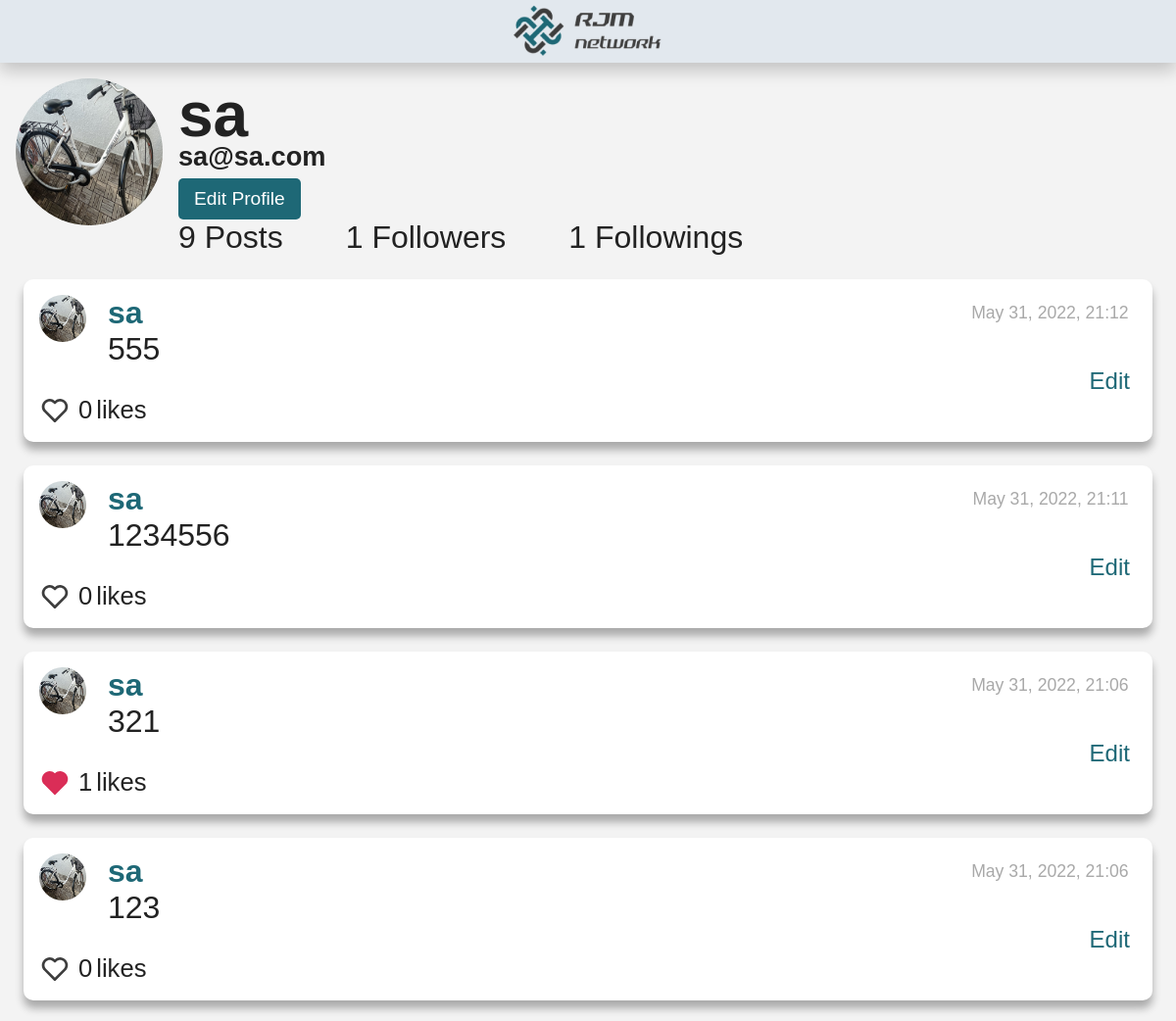
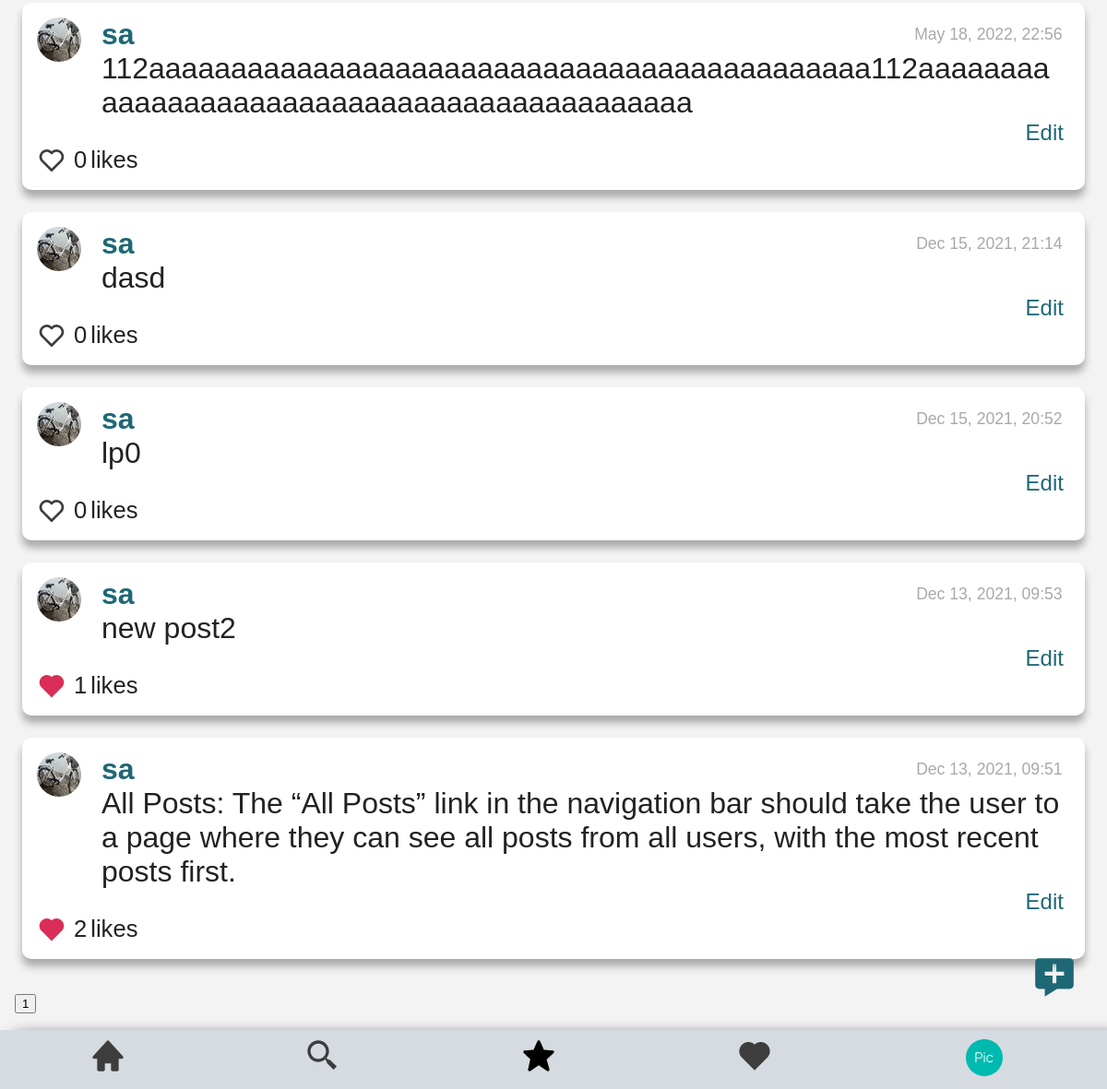
/profile/1 (signed in), run on an earlier commit of the app's database (2 pictures, top to bottom).
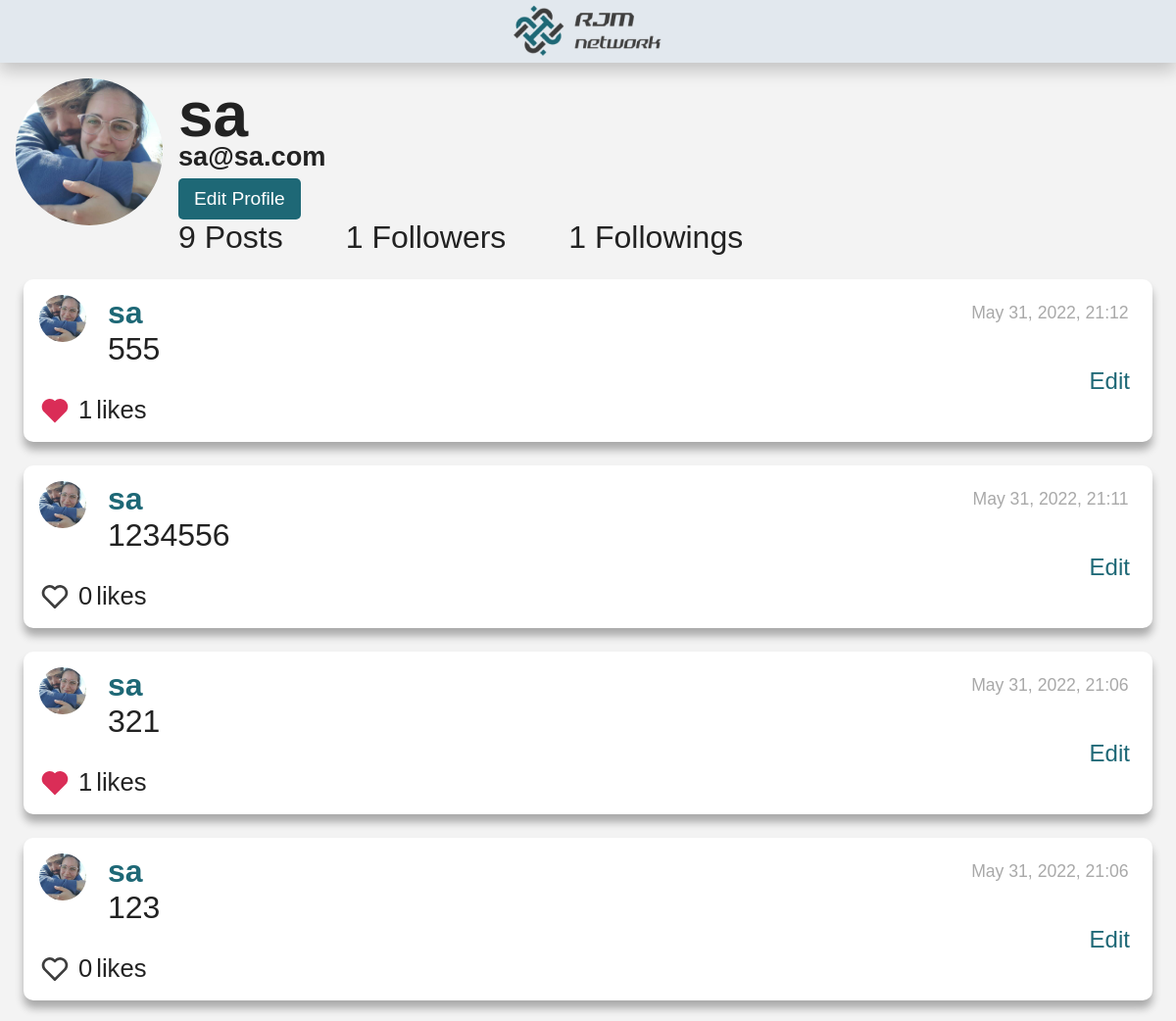
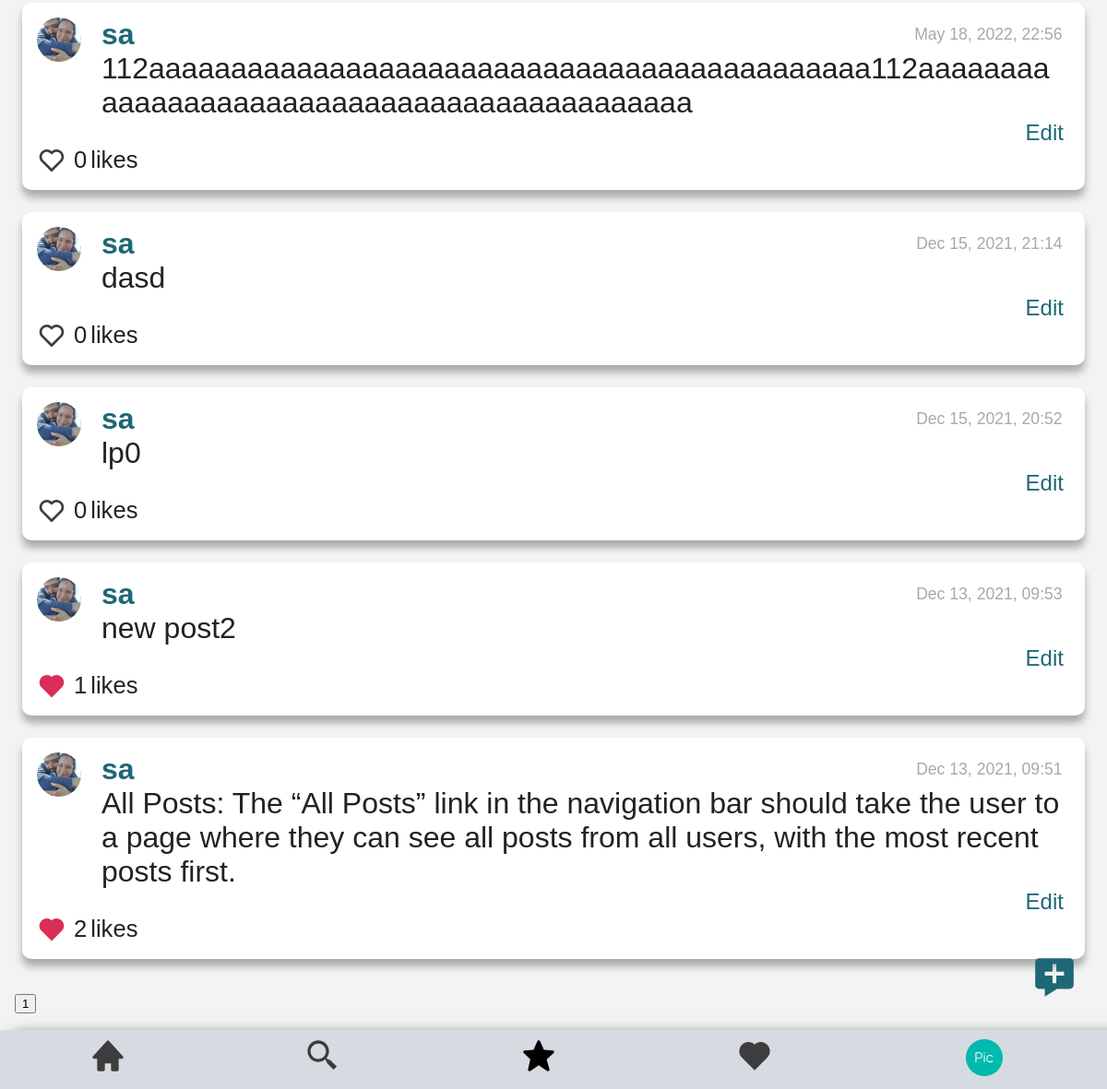
And on a later commit of the database (2 pictures, top to bottom).
### network/models.py (models this page shows, shortened)
class User(AbstractUser):
    header_image = models.ImageField(null=True, blank=True, upload_to="images/")
    pass

class Followers(models.Model):
    id = models.AutoField(primary_key=True)
    followed = models.ForeignKey(User, on_delete=models.CASCADE, related_name="user_followed", default=0)
    follower = models.ManyToManyField(User, related_name="user_follower")
    def __str__(self):
        return f"{self.id}: The user {self.followed} number {self.followed.id} is followed by {self.follower.all()}."

class NewPost(models.Model):
    poster = models.ForeignKey(User, on_delete=models.PROTECT, related_name="posts_posted")
    description = models.TextField(blank=False)
    date_added = models.DateTimeField(auto_now_add=True)

### network/views.py (the view)
# urls.py: path("profile/<str:id_poster>", views.profile, name="profile"),
def profile(request, id_poster):
    if request.user.id:
        user_poster = User.objects.get(id=id_poster)
        try:
            followed_by = Followers.objects.filter(followed=id_poster)
        except Followers.DoesNotExist:
            followed_by = None
        followers_obj = Followers.objects.filter(follower__id=id_poster)
        followers=[]
        for follower in followers_obj:
            followers.append(follower.followed)
        profile_posts = NewPost.objects.filter(poster=id_poster)
        profile_posts = profile_posts.order_by("-date_added")
        id_poster=int(id_poster)
        total_posts=profile_posts.count()
        profile_posts=profile_posts[:10]
        total_pages=math.ceil(total_posts/10)
        list_total_pages = []
        for i in range(2, total_pages+1):
            list_total_pages.append(i)
        user_following = followed_by.filter(follower__id=request.user.id)
        if(user_following):
            user_following="Unfollow"
        else:
            user_following="Follow"
        all_likers = Likers.objects.all()
        for post in profile_posts:
            post.date_added = (post.date_added.strftime("%b %d, %Y, %H:%M"))
            post.number_likes=0
            likers = all_likers.filter(post=post.id)
            likers_id = []
            for each_liker in likers:
                post.likers = each_liker.liker.all()
                post.number_likes = each_liker.liker.count()
                for each in each_liker.liker.all():
                    likers_id.append(each.id)
                post.likers_id = likers_id
        return render(request, "network/profile.html", {
            "poster":user_poster,
            "followed_by":followed_by,
            "followers":followers,
            "profile_posts":profile_posts,
            "user_following":user_following,
            "list_total_pages":list_total_pages,
        })
    else:
        return render(request, "network/register.html")

### network/templates/network/profile.html (shortened to what this page needs)
{% extends "network/layout.html" %}
{% load static %}
{% block body %}
    <div id="profile_view">
        <div id="profile-flex-order">
            <div id="profile-flex-order-child1">
                <img id="profile_view_picture" alt="Image not found" src="/media/{{ poster.header_image }}" >
            </div>
            <div id="profile-flex-order-child2">
                <h2 id="profile_poster">{{poster}}</h2>
                <h6 id="profile_poster">{{poster.email}}</h6>
                    {% if poster.id != user.id  and user.is_authenticated%}
                        <button id="follow-btn" class="page_button" onclick="follow('{{poster.id}}', '{{user.id}}', '{{followed_by}}')" value='{{user_following}}'>{{user_following}}</button>
                        <button style="display:none;" id="edit-profile-btn" class="page_button" onclick="load_postbox('edit profile',null)" value='{{user_following}}'>Edit Profile</button>
                    {% else %}
                        <button id="edit-profile-btn" class="page_button" onclick="load_postbox('edit profile',null)" value='{{user_following}}'>Edit Profile</button>
                    {% endif %}
                <div id="profile-data-line">
                    {{profile_posts.count}} Posts
                    {% if followed_by %}
                        {% for follow in followed_by %}
                            <div><span id="profile_followers_count" class="no-button">{{ follow.follower.all.count }}</span> Followers</div>
                        {% endfor %}
                    {% endif %}
                    {% if followers %}
                        {{ followers|length }}
                        {% if followers|length > 1 %} Followings
                        {% else %} Followings
                        {% endif %}
                    {% else %}
                        0 Followings
                    {% endif %}
                </div>
            </div>
        </div>
        <div id="all_posts_view">
            <div id="page_0">
                {% if profile_posts %}
                    {% for post in profile_posts %}
                        <div  id="posts_style">
                            <div id="posts-flex-order">
                                <div id="posts-flex-order-child1">
                                    <img class="posts_profile_picture" alt="Image not found" src="/media/{{ poster.header_image }}" height="50px">
                                </div>
                                <div id="posts-flex-order-child2">
                                    <div id="posts-first-line">
                                        <a id="profile"  href="profile/{{ post.poster.id }}">{{ post.poster }}</a>
                                        <div id="post-{{post.date_added}}" class="date_post"> {{ post.date_added }}</div>
                                    </div>
                                    <div id="post-description-{{post.id}}" class="description_post"> {{ post.description }} </div>
                                    {% if post.poster.id == user.id %}
                                        <div id="edit" onclick="edit_field('{{ post.id }}')">Edit</div>
                                    {% endif %}
                                </div>
                            </div>
                            <div id="like_complete">
                                {% if user.id in post.likers_id %}
                                    <button class="yes_button" id="like-btn-{{post.id}}" value="heart_full" onclick="like('{{ post.id }}')">
                                        <svg id="heart-img-{{ post.id }}" alt="jacket" width="40" height="40" viewBox="0 0 40 40" fill="none" xmlns="http://www.w3.org/2000/svg">
                                            <path d="M33.6751 7.9851C32.7561 7.05963 31.6632 6.32493 30.4593 5.82324C29.2555 5.32155 27.9643 5.06277 26.6601 5.06177C24.1931 5.06217 21.8162 5.98889 20 7.65843C18.1841 5.98861 15.8071 5.06185 13.34 5.06177C12.0343 5.06313 10.7417 5.3227 9.53661 5.82555C8.33155 6.3284 7.23783 7.06459 6.31838 7.99177C2.39672 11.9301 2.39838 18.0901 6.32172 22.0118L20 35.6901L33.6784 22.0118C37.6017 18.0901 37.6034 11.9301 33.6751 7.9851Z" fill="#DA2D57"/>
                                        </svg>
                                    </button>
                                {% else %}
                                    <button class="yes_button" id="like-btn-{{post.id}}" value="heart_empty"  onclick="like('{{ post.id }}')">
                                        <svg id="heart-img-{{ post.id }}" alt="jacket" width="40" height="40" viewBox="0 0 40 40" fill="none" xmlns="http://www.w3.org/2000/svg">
                                            <path d="M20 7.65843C18.1841 5.98861 15.8071 5.06185 13.34 5.06177C12.0343 5.06313 10.7417 5.3227 9.53661 5.82555C8.33155 6.3284 7.23783 7.06459 6.31838 7.99177C2.39672 11.9301 2.39838 18.0901 6.32172 22.0118L18.5417 34.2318C18.825 34.7301 19.3717 35.0518 20 35.0518C20.258 35.0493 20.5119 34.9863 20.7411 34.8679C20.9704 34.7495 21.1686 34.579 21.32 34.3701L33.6784 22.0118C37.6017 18.0884 37.6017 11.9301 33.675 7.9851C32.7561 7.05963 31.6632 6.32493 30.4593 5.82324C29.2555 5.32155 27.9643 5.06277 26.66 5.06177C24.1931 5.06217 21.8162 5.98889 20 7.65843ZM31.3184 10.3418C33.9234 12.9601 33.925 17.0501 31.3217 19.6551L20 30.9768L8.67838 19.6551C6.07505 17.0501 6.07672 12.9601 8.67505 10.3484C9.94172 9.08843 11.5984 8.3951 13.34 8.3951C15.0817 8.3951 16.7317 9.08843 17.9884 10.3451L18.8217 11.1784C18.9764 11.3333 19.16 11.4562 19.3622 11.5401C19.5644 11.6239 19.7812 11.6671 20 11.6671C20.2189 11.6671 20.4357 11.6239 20.6379 11.5401C20.8401 11.4562 21.0237 11.3333 21.1784 11.1784L22.0117 10.3451C24.5317 7.8301 28.8017 7.83677 31.3184 10.3418Z" fill="#3D3D3D"/>
                                        </svg>
                                    </button>
                                {% endif %}
                                <div id="like-count-{{post.id}}" class="d-inline-block">{{post.number_likes}} </div> likes
                            </div>
                        </div>
                    {% endfor %}
                    <div id="id_page_buttons">
                        <button id="selected_button" class="no-button" > 1 </button>
                    </div>
                {% else %}
                    <li>no post</li>
                {% endif %}
            </div>
        </div>
    </div>
{% endblock %}

### network/templates/network/layout.html (shortened to what this page needs)
{% load static %}
<!DOCTYPE html>
<html lang="en">
    <head>
        <link href="{% static 'network/styles.css' %}" rel="stylesheet">
    </head>
    <body>
        <header class="header">
            <img class="logo" src="{% static 'assets/logo1-removebg-preview 2.png' %}" alt="Logo_page">
        </header>
        <nav id="navbar" class="navbar navbar-expand-lg navbar-light bg-light">
            <a class="nav-link"  id="nav-home" href="{% url 'index'%}">
            </a>
            <div class="nav-link"  id="nav-search">
            </div>
            {% if user.is_authenticated %}
            <div class="new_post_button"  id="new_post">
            </div>
                <a class="nav-link" id="nav-following" href="{% url 'following' %}">
                </a>
                <a class="nav-link"  id="nav-liked-posts" href="{% url 'liked_posts'%}">
                </a>
                <div class="dropdown">
                    <button onclick="myFunction()" class="dropbtn" id="dropbtn-profile" >
                    </button>
                </div>
            {% else %}
                    <a class="nav-link" id="nav-link" href="{% url 'login' %}">Log In</a>
                    <a class="nav-link"  id="nav-link"href="{% url 'register' %}">Register</a>
            {% endif %}
        </nav>
        <div class="body">
            {% block body %}
            {% endblock %}
        </div>
    </body>
</html>

### network/static/network/styles.css (style rules this page uses)
#posts-flex-order { display: flex; flex-direction: row; }
#posts-flex-order-child1 { width: 70px; }
#posts-flex-order-child2 { width: 93%; display: flex; flex-direction: column; }
#posts-first-line { display: flex; flex-direction: row; align-items: center; justify-content: space-between; }
.posts_profile_picture { margin-right: .5rem; height: 1.5rem; width: 1.5rem; border-radius: 50%; }
#profile { font-weight:bold; }
.date_post { font-size: 55%; color:darkgray; }
.description_post { word-wrap: break-word; }
#edit { align-self:flex-end; font-size: 75%; width:40px; color: var(--link-color); }
#like_complete { display: flex; flex-direction: row; align-items: center; font-size: 80%; }
.yes_button { all: unset; height: 1rem; margin-right: 8px; cursor: pointer; }
.yes_button svg { width: 1rem; height: 1rem; }
.d-inline-block { margin-right: 4px; }
#profile-flex-order { display: flex; flex-direction: row; }
#profile-data-line { display: flex; flex-direction: row; width: 100%; gap: 2rem; }
#profile-flex-order-child2 { display: flex; flex-direction: column; justify-content: space-between; }
#profile-flex-order-child2 h2 { height: 2rem; }
#profile-flex-order-child2 h6 { margin-bottom: .2rem; }
#profile_view_picture { margin-right: .5rem; height: 150px; width: 150px; border-radius: 50%; }
.page_button { width: 3.9rem; height: 1.3rem; background-color: var(--link-color); color: var(--white-color); margin: 0; font-size: .6rem; border:0; border-radius: 5px; text-align: center; }
:root { --white-color: #ffffff; --black-color: #000000; --white-alpha-color: rgba(255, 255, 255, 0.5); --black-alpha-color: rgba(0, 0, 0, 0.3); --black-alpha-color2: rgba(0, 0, 0, 0.5); --gray-color: #ccc; --gray-dark-color: #555; --gray-light-color: #f3f3f3; --text-color: #222; --gray-blue: #D5DBE1; --gray-blue-2: #E2E8EE; --gray-light-2: #3d509f; --black-logo: #3D3D3D; --pink-color: #DA2D57; --yellow-color: #AAAD00; --blue-color: #0013C2; --green-color: #2B8800; --orange-color: #FF8A00; --pic-user-logued-color: #00BAAF; --link-color: #1E6876; --link-dark-color: #144852; --link-light-color: #2d9cb3; --font: "Ubuntu", sans-serif; --max-width: 1200px; --header-height: 2rem; --search-height: 1.3rem; }
html { box-sizing: border-box; font-family: var(--font); font-size: 2rem; scroll-behavior: smooth; }
*, *::after, *::before { box-sizing: inherit; }
body { margin: 0; overflow-x: hidden; color: var(--text-color); background-color: var(--gray-light-color); }
a { color: var(--link-color); text-decoration: none; transition: all ease-out; }
h2 { margin: 0; font-size: 2rem; }
h6 { margin: 0; font-size: 0.85rem; }
.header { position: fixed; left: 0; top: 0; width: 100%; height: var(--header-height); background-color: var(--gray-blue-2); color: var(--white-color); display: flex; justify-content: center; align-items: center; box-shadow: 0px 8px 16px 0px rgba(0,0,0,0.2); }
.navbar { position: fixed; left: 0; bottom: 0; width: 100%; height: var(--header-height); background-color: var(--gray-blue); display: flex; flex-direction: row; justify-content: space-around; align-items: center; box-shadow: 16px 8px 16px 0px rgba(0,0,0,1.2); }
.dropbtn { background-color: rgba(0,0,0,0); padding: 16px; font-size: 16px; border: none; cursor: pointer; }
.dropdown { position: relative; display: inline-block; }
.new_post_button { position: fixed; right: 1rem; bottom: 3rem; cursor: pointer; height: 50px; }
body { margin: var(--header-height) 0; padding: .5rem; }
#posts_style { margin: 24px 8px; padding: 16px; background-color: var(--white-color); border-radius: 10px; box-shadow: 0px 8px 8px 0px rgba(0,0,0,0.3); }
#nav-search { cursor: pointer; }
::placeholder { color: var(--gray-color); opacity: 1; }

What changed in the data, as far as the page shows it:
changed User "sa": header_image: a different picture
changed through a linked row, NewPost "May 31, 2022, 21:12": header_image: a different picture; number_likes "0" → "1"
changed through a linked row, NewPost "May 31, 2022, 21:11": header_image: a different picture
changed through a linked row, NewPost (number 3 of 9 on the later page): header_image: a different picture
changed through a linked row, NewPost (number 4 of 9 on the later page): header_image: a different picture
changed through a linked row, NewPost "May 18, 2022, 22:56": header_image: a different picture
changed through a linked row, NewPost "dasd": header_image: a different picture
changed through a linked row, NewPost "lp0": header_image: a different picture
changed through a linked row, NewPost "new post2": header_image: a different picture
changed through a linked row, NewPost "Dec 13, 2021, 09:51": header_image: a different picture
